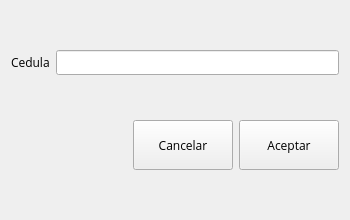
<?xml version="1.0" encoding="UTF-8"?>
<ui version="4.0">
 <class>Form</class>
 <widget class="QWidget" name="Form">
  <property name="geometry">
   <rect>
    <x>0</x>
    <y>0</y>
    <width>350</width>
    <height>220</height>
   </rect>
  </property>
  <property name="minimumSize">
   <size>
    <width>350</width>
    <height>220</height>
   </size>
  </property>
  <property name="maximumSize">
   <size>
    <width>350</width>
    <height>220</height>
   </size>
  </property>
  <property name="font">
   <font>
    <family>Open Sans</family>
   </font>
  </property>
  <property name="windowTitle">
   <string>Eliminar Deuda</string>
  </property>
  <layout class="QVBoxLayout" name="verticalLayout">
   <item>
    <layout class="QHBoxLayout" name="horizontalLayout_3">
     <property name="spacing">
      <number>6</number>
     </property>
     <item>
      <widget class="QLabel" name="label_1">
       <property name="text">
        <string>Cedula</string>
       </property>
      </widget>
     </item>
     <item>
      <widget class="QLineEdit" name="lineEditNombre">
       <property name="minimumSize">
        <size>
         <width>0</width>
         <height>0</height>
        </size>
       </property>
      </widget>
     </item>
    </layout>
   </item>
   <item>
    <layout class="QHBoxLayout" name="horizontalLayout" stretch="0,0,0">
     <property name="sizeConstraint">
      <enum>QLayout::SetDefaultConstraint</enum>
     </property>
     <property name="topMargin">
      <number>0</number>
     </property>
     <item>
      <spacer name="horizontalSpacer">
       <property name="orientation">
        <enum>Qt::Horizontal</enum>
       </property>
       <property name="sizeHint" stdset="0">
        <size>
         <width>40</width>
         <height>20</height>
        </size>
       </property>
      </spacer>
     </item>
     <item>
      <widget class="QPushButton" name="buttonCancel">
       <property name="minimumSize">
        <size>
         <width>100</width>
         <height>50</height>
        </size>
       </property>
       <property name="maximumSize">
        <size>
         <width>100</width>
         <height>50</height>
        </size>
       </property>
       <property name="text">
        <string>Cancelar</string>
       </property>
      </widget>
     </item>
     <item>
      <widget class="QPushButton" name="buttonAccept">
       <property name="minimumSize">
        <size>
         <width>100</width>
         <height>50</height>
        </size>
       </property>
       <property name="maximumSize">
        <size>
         <width>100</width>
         <height>50</height>
        </size>
       </property>
       <property name="text">
        <string>Aceptar</string>
       </property>
      </widget>
     </item>
    </layout>
   </item>
  </layout>
 </widget>
 <resources/>
 <connections/>
</ui>
